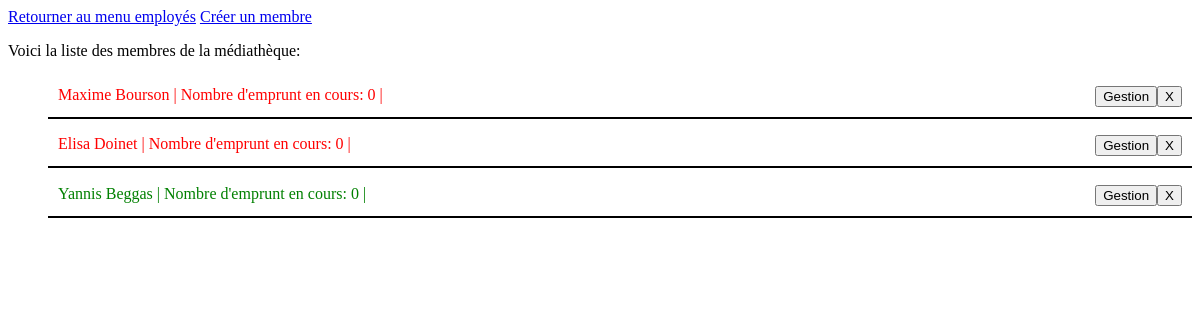
/employees/show-members/, run on an earlier commit of the app's database.
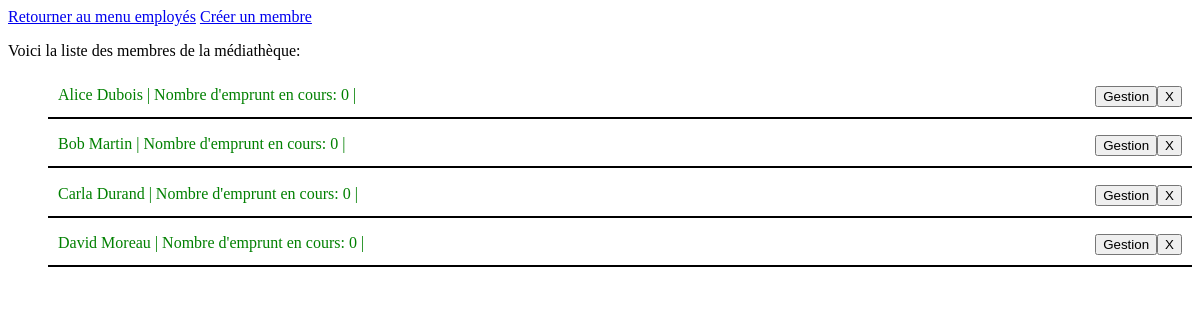
And on a later commit of the database.
### member/models.py (models this page shows, shortened)
class Member(models.Model):
    firstname = models.CharField(max_length=45)
    lastname = models.CharField(max_length=45)
    bloque = models.BooleanField(null=False, default=False)
    nb_borrowed = models.IntegerField(default=0)

### employee/views.py (the view)
# urls.py: path('show-members/', views.show_members, name="show_members"),
def show_members(request):
    members = Member.objects.all().values()
    template = loader.get_template('show_members.html')
    context = {
        'members': members
    }
    return HttpResponse(template.render(context, request))

### employee/templates/show_members.html (shortened to what this page needs)
<!DOCTYPE html>
<html lang="fr">
<head>
</head>
<body>
    <a href="/employees">Retourner au menu employés</a>
    <a href="/employees/create-member">Créer un membre</a>
    <p>Voici la liste des membres de la médiathèque:</p>
        <ul style="display: flex; flex-direction: column; gap: .4rem;">
            {% for member in members %}
                <div style="display: flex; justify-content: space-between; border-bottom: 2px solid black; padding: 10px;">
                    {% if member.bloque == True or member.nb_borrowed == 3 %}
                    <li style="list-style: none; color: red;">{{ member.firstname }} {{ member.lastname }} | Nombre d'emprunt en cours: {{member.nb_borrowed}} | </li>
                    {% elif member.bloque == False and membre.nb_borrowed < 3 or member.nb_borrowed == 2 %}
                    <li style="list-style: none; color: orange;">{{ member.firstname }} {{ member.lastname }} | Nombre d'emprunt en cours: {{member.nb_borrowed}} | </li>
                    {% else %}
                    <li style="list-style: none; color: green;">{{ member.firstname }} {{ member.lastname }} | Nombre d'emprunt en cours: {{member.nb_borrowed}} | </li>
                    {% endif %}
                    <div style="display: flex;">
                        <form method="post" action="{% url 'member_detail' member.id %}">
                            <input type="submit" value="Gestion">
                        </form>
                        <form method="post" action="{% url 'delete_member' member.id %}">
                            <input type="submit" value="X">
                        </form>
                    </div>
                </div>
            {% endfor %}
        </ul>
</body>
</html>

What changed in the data, as far as the page shows it:
added Member: firstname "Alice", lastname "Dubois", nb_borrowed "0"
changed Member: bloque True → False (drawn); firstname "Maxime" → "Bob"; lastname "Bourson" → "Martin"
changed Member: bloque True → False (drawn); firstname "Elisa" → "Carla"; lastname "Doinet" → "Durand"
changed Member: firstname "Yannis" → "David"; lastname "Beggas" → "Moreau"
